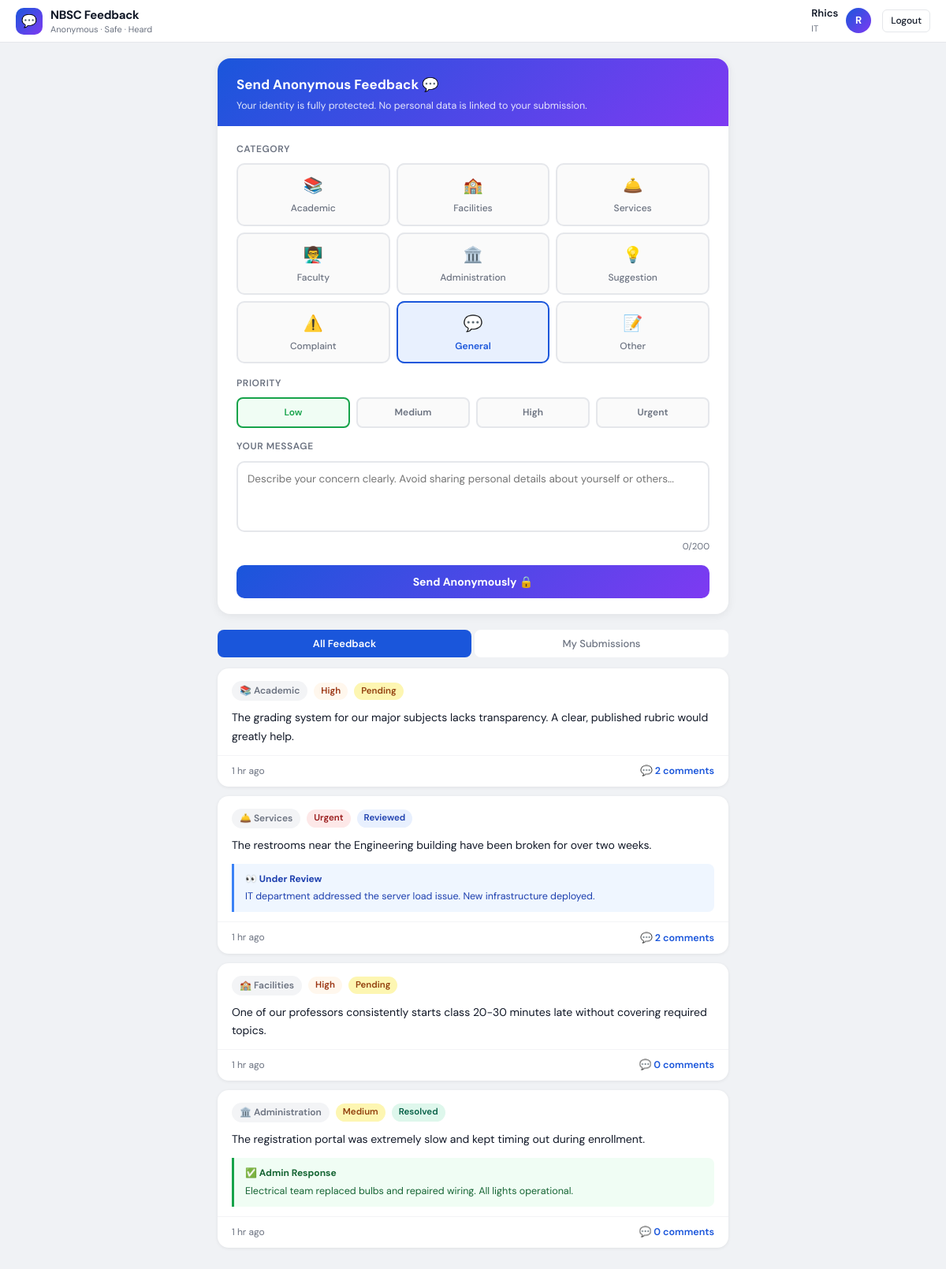
The app's page /app/user/index.php (signed in) with its own data.
### tables this page shows
CREATE TABLE feedback (
    feedback_id INT PRIMARY KEY AUTO_INCREMENT,
    category ENUM('general', 'academic', 'facilities', 'services', 'faculty', 'administration', 'suggestion', 'complaint', 'other') DEFAULT 'general',
    priority ENUM('Low', 'Medium', 'High', 'Urgent') DEFAULT 'Low',
    message VARCHAR(200) NOT NULL,
    status ENUM('pending', 'reviewed', 'resolved') DEFAULT 'pending',
    submitted_at   DATETIME DEFAULT CURRENT_TIMESTAMP
);

### app/user/index.php (the view, shortened to what this page needs)
<?php
require_once __DIR__ . '/../../config/config.php';
require_once __DIR__ . '/../../config/function.php';
$msg = ''; $err = ''; $submitted = false;
$feedPage = max(1,(int)($_GET['page']??1));
$perPage  = 8;
$offset   = ($feedPage-1)*$perPage;
$feedbacks = $pdo->query("
    SELECT f.*,
           (SELECT COUNT(*) FROM comments c WHERE c.feedback_id=f.feedback_id AND c.status='active') AS comment_count,
           r.review_notes, r.reviewed_at, CONCAT(u.first_name,' ',u.last_name) AS reviewed_by
    FROM feedback f
    LEFT JOIN feedback_reviews r ON f.feedback_id=r.feedback_id
    LEFT JOIN users u ON r.reviewed_by=u.user_id
    ORDER BY f.submitted_at DESC
    LIMIT $perPage OFFSET $offset
")->fetchAll();
?>
<!DOCTYPE html>
<html lang="en">
<head>
  <link rel="stylesheet" href="<?= BASE_URL ?>/assets/css/style.css">
</head>
<body>
<div class="user-app">
  <nav class="user-nav">
    <div class="user-nav-brand">
      <div class="nav-logo">💬</div>
      <div>
        <div class="nav-brand-text">NBSC Feedback</div>
        <div class="nav-brand-sub">Anonymous · Safe · Heard</div>
      </div>
    </div>
    <div class="nav-user">
      <div>
        <div class="nav-name"><?= sanitize($_SESSION['first_name'] . ' ' . $_SESSION['last_name']) ?></div>
        <div class="nav-role"><?= sanitize($_SESSION['department']) ?></div>
      </div>
      <div class="nav-avatar"><?= strtoupper(substr($_SESSION['first_name'],0,1)) ?></div>
      <a href="<?= BASE_URL ?>/app/auth/logout.php" class="btn btn-outline btn-sm" style="margin-left:4px;">Logout</a>
    </div>
  </nav>
  <div class="app-body">
    <div class="submit-box">
      <div class="submit-box-header">
        <h2>Send Anonymous Feedback 💬</h2>
        <p>Your identity is fully protected. No personal data is linked to your submission.</p>
      </div>
      <div class="submit-box-body">
        <?php if ($submitted): ?>
          <div class="success-box">
            <div class="success-icon">✅</div>
            <h3>Feedback Sent!</h3>
            <p>Your anonymous feedback has been submitted successfully.<br>The admin team will review it shortly.</p>
            <button onclick="resetForm()" class="submit-btn" style="margin-top:16px;max-width:220px;">Send Another</button>
          </div>
        <?php else: ?>
          <form method="POST" id="feedbackForm">
            <div style="font-size:12px;font-weight:600;color:var(--text-muted);margin-bottom:8px;text-transform:uppercase;letter-spacing:0.05em;">Category</div>
            <div class="category-grid">
              <?php
              $cats = ['academic','facilities','services','faculty','administration','suggestion','complaint','general','other'];
              foreach ($cats as $cat):
              ?>
                <div class="cat-btn" onclick="selectCat('<?= $cat ?>')" id="cat-<?= $cat ?>">
                  <span class="cat-icon"><?= categoryIcon($cat) ?></span>
                  <?= categoryLabel($cat) ?>
                </div>
              <?php endforeach; ?>
            </div>
            <div style="font-size:12px;font-weight:600;color:var(--text-muted);margin-bottom:8px;text-transform:uppercase;letter-spacing:0.05em;">Priority</div>
            <div class="priority-row">
              <?php foreach (['Low','Medium','High','Urgent'] as $p): ?>
                <div class="pri-btn" onclick="selectPri('<?= $p ?>')" id="pri-<?= $p ?>"><?= $p ?></div>
              <?php endforeach; ?>
            </div>
            <div style="font-size:12px;font-weight:600;color:var(--text-muted);margin-bottom:8px;text-transform:uppercase;letter-spacing:0.05em;">Your Message</div>
            <textarea name="message" id="msg-input" class="msg-area" maxlength="200"
              placeholder="Describe your concern clearly. Avoid sharing personal details about yourself or others..." required
              oninput="updateCount()"></textarea>
            <div class="char-count"><span id="char-count">0</span>/200</div>
            <button type="submit" name="submit_feedback" class="submit-btn">Send Anonymously 🔒</button>
          </form>
        <?php endif; ?>
      </div>
    </div>
    <div class="feed-tabs">
      <button class="feed-tab active" onclick="showTab('all',this)">All Feedback</button>
      <button class="feed-tab" onclick="showTab('mine',this)">My Submissions</button>
    </div>
    <div id="tab-all">
      <?php if (empty($feedbacks)): ?>
        <div class="feed-empty">No feedback yet. Be the first to submit! 🚀</div>
      <?php else: foreach ($feedbacks as $fb):
      ?>
        <div class="fb-card">
          <div class="fb-card-top">
            <div class="fb-meta">
              <span class="fb-cat"><?= categoryIcon($fb['category']) ?> <?= sanitize(categoryLabel($fb['category'])) ?></span>
              <?= priorityBadge($fb['priority']) ?>
              <?= statusBadge($fb['status']) ?>
            </div>
            <div class="fb-message"><?= sanitize($fb['message']) ?></div>
          </div>
          <?php if ($fb['status'] === 'resolved' && $fb['review_notes']): ?>
            <div class="review-note">
              <strong>✅ Admin Response</strong>
              <?= sanitize($fb['review_notes']) ?>
            </div>
          <?php elseif ($fb['status'] === 'reviewed' && $fb['review_notes']): ?>
            <div class="review-note" style="background:#eff6ff;border-color:#3b82f6;color:#1e40af;">
              <strong>👀 Under Review</strong>
              <?= sanitize($fb['review_notes']) ?>
            </div>
          <?php endif; ?>
          <div class="fb-footer">
            <span class="fb-time"><?= timeAgo($fb['submitted_at']) ?></span>
            <button class="comment-toggle" onclick="toggleComments(<?= $fb['feedback_id'] ?>)">
              💬 <?= $fb['comment_count'] ?> comment<?= $fb['comment_count']!=1?'s':'' ?>
            </button>
          </div>
        </div>
      <?php endforeach; endif; ?>
    </div>
  </div>
</div>
</body>
</html>

### config/function.php (shortened to what this page needs)
<?php
function sanitize($val) {
    return htmlspecialchars(trim($val), ENT_QUOTES, 'UTF-8');
}
function timeAgo($datetime) {
    $now  = new DateTime();
    $then = new DateTime($datetime);
    $diff = $now->diff($then);
    if ($diff->days == 0) {
        return $diff->h . ' hr ago';
    }
    return $then->format('M d, Y');
}
function priorityBadge($p) {
    $map = ['Low'=>'badge-low','Medium'=>'badge-medium','High'=>'badge-high','Urgent'=>'badge-urgent'];
    $cls = $map[$p] ?? 'badge-low';
    return "<span class='badge $cls'>$p</span>";
}
function statusBadge($s) {
    $map = ['pending'=>'badge-pending','reviewed'=>'badge-reviewed','resolved'=>'badge-resolved'];
    $cls = $map[$s] ?? 'badge-pending';
    return "<span class='badge $cls'>" . ucfirst($s) . "</span>";
}
function categoryLabel($c) {
    return ucfirst(str_replace('_', ' ', $c));
}
function categoryIcon($cat) {
    $icons = [
        'academic'       => '📚',
        'facilities'     => '🏫',
        'services'       => '🛎️',
        'faculty'        => '👨‍🏫',
        'administration' => '🏛️',
        'suggestion'     => '💡',
        'complaint'      => '⚠️',
        'general'        => '💬',
        'other'          => '📝',
    ];
    return $icons[$cat] ?? '💬';
}

### assets/css/style.css (style rules this page uses)
:root { --primary: #1a56db; --primary-dark: #1240a8; --primary-light: #e8f0fe; --success: #0e9f6e; --success-light: #def7ec; --warning: #e3a008; --warning-light: #fdf6b2; --danger: #e02424; --danger-light: #fde8e8; --purple: #7e3af2; --purple-light: #edebfe; --bg: #f4f6fa; --surface: #ffffff; --border: #e5e7eb; --text: #111827; --text-muted: #6b7280; --text-light: #9ca3af; --nav-bg: #1e2a3a; --nav-text: #cbd5e1; --nav-active: #ffffff; --nav-hover: rgba(255,255,255,0.08); --radius: 10px; --radius-sm: 6px; --shadow: 0 1px 3px rgba(0,0,0,0.08), 0 1px 2px rgba(0,0,0,0.04); --shadow-md: 0 4px 12px rgba(0,0,0,0.1); }
*, *::before, *::after { box-sizing: border-box; margin: 0; padding: 0; }
body { font-family: 'DM Sans', sans-serif; background: var(--bg); color: var(--text); font-size: 14px; line-height: 1.6; }
.badge { display: inline-flex; align-items: center; padding: 2px 9px; border-radius: 99px; font-size: 11.5px; font-weight: 600; gap: 4px; }
.badge-pending { background: var(--warning-light); color: #92400e; }
.badge-reviewed { background: var(--primary-light); color: #1e40af; }
.badge-resolved { background: var(--success-light); color: #065f46; }
.badge-medium { background: var(--warning-light); color: #92400e; }
.badge-high { background: #fff7ed; color: #9a3412; }
.badge-urgent { background: var(--danger-light); color: #991b1b; }
.btn { display: inline-flex; align-items: center; gap: 6px; padding: 7px 16px; border-radius: var(--radius-sm); font-family: inherit; font-size: 13px; font-weight: 500; cursor: pointer; border: 1px solid transparent; text-decoration: none; transition: background 0.15s, opacity 0.15s, box-shadow 0.15s; white-space: nowrap; }
.btn-outline { background: transparent; border-color: var(--border); color: var(--text); }
.btn-sm { padding: 4px 10px; font-size: 12px; }

### records on screen
feedback: category "📚", category "Academic", priority "High", status "Pending", message "The grading system for our major subjects lacks transparency. A clear, published rubric would greatly help.", submitted_at "1 hr ago", comment_count "2"
feedback: category "🛎️", category "Services", priority "Urgent", status "Reviewed", message "The restrooms near the Engineering building have been broken for over two weeks.", review_notes "IT department addressed the server load issue. New infrastructure deployed.", submitted_at "1 hr ago", comment_count "2"
feedback: category "🏫", category "Facilities", priority "High", status "Pending", message "One of our professors consistently starts class 20-30 minutes late without covering required topics.", submitted_at "1 hr ago", comment_count "0"
feedback: category "🏛️", category "Administration", priority "Medium", status "Resolved", message "The registration portal was extremely slow and kept timing out during enrollment.", review_notes "Electrical team replaced bulbs and repaired wiring. All lights operational.", submitted_at "1 hr ago", comment_count "0"

### other values on screen
$_SESSION['first_name'] . ' ' . $_SESSION['last_name'] "Rhics"
$_SESSION['department'] "IT"
substr($_SESSION['first_name'],0,1) "R"
categoryIcon($cat) "📚"
categoryLabel($cat) "Academic"
categoryIcon($cat) "🏫"
categoryLabel($cat) "Facilities"
categoryIcon($cat) "🛎️"
categoryLabel($cat) "Services"
categoryIcon($cat) "👨‍🏫"
categoryLabel($cat) "Faculty"
categoryIcon($cat) "🏛️"
categoryLabel($cat) "Administration"
categoryIcon($cat) "💡"
categoryLabel($cat) "Suggestion"
